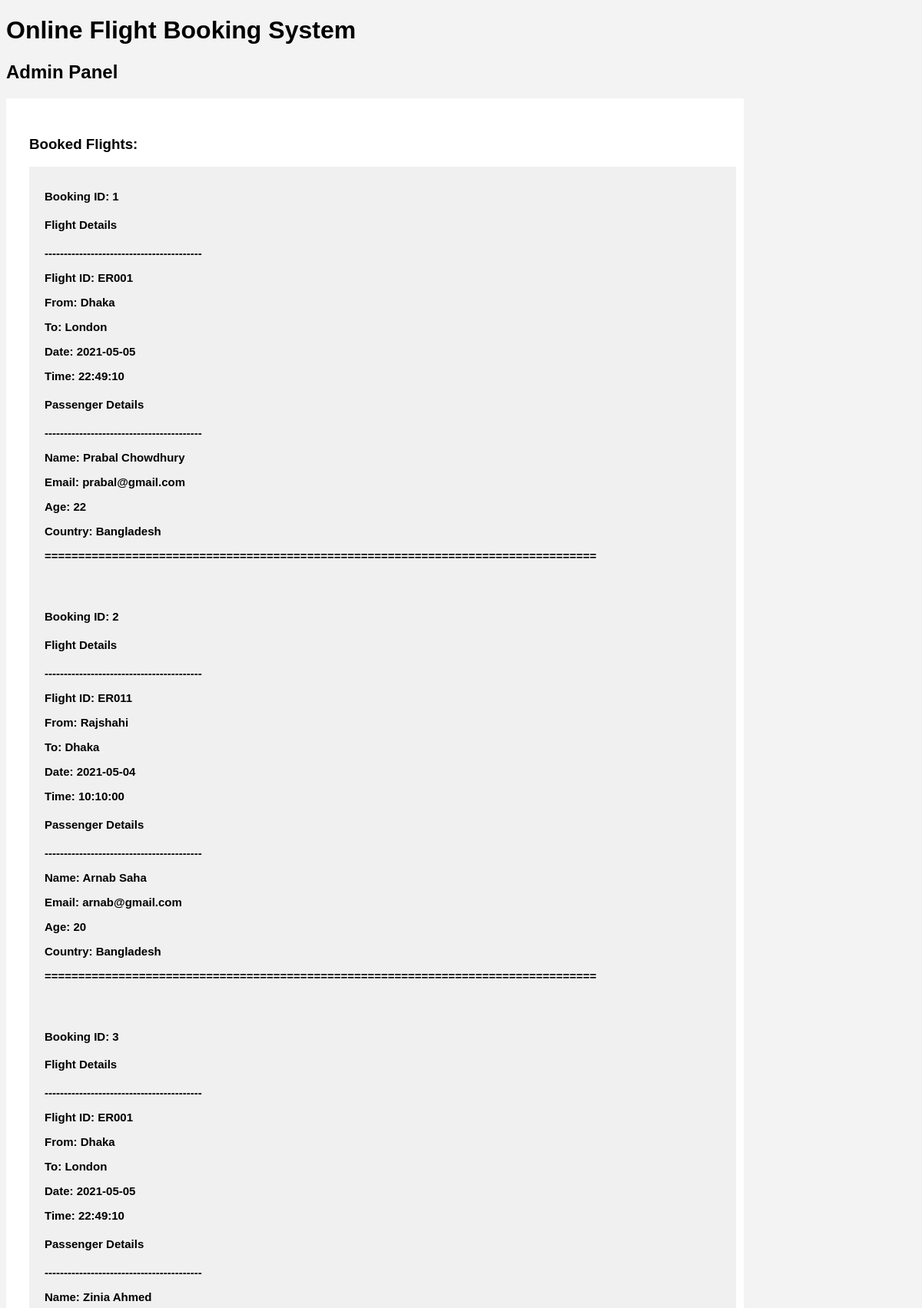
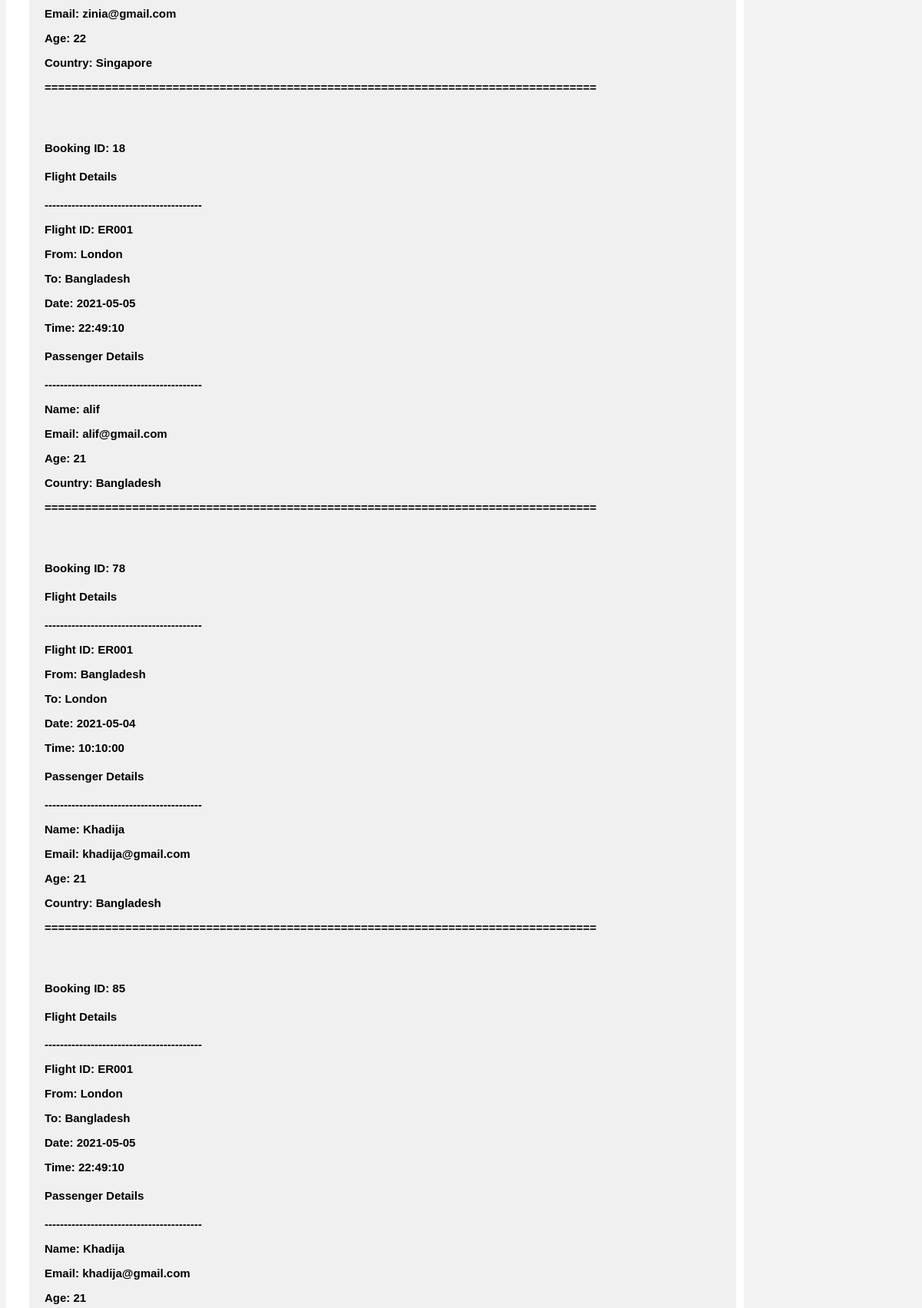
The page /admin/probal/admin.php (upper part) on the database its author committed (2 pictures, top to bottom).
### tables this page shows
CREATE TABLE `flight_table` (
  `flight_id` char(10) NOT NULL,
  `flight_name` varchar(20) NOT NULL,
  `flight_from` varchar(20) NOT NULL,
  `flight_time` time DEFAULT NULL,
  `flight_date` date DEFAULT NULL,
  `flight_to` varchar(30) NOT NULL,
  `booking_type` varchar(20) NOT NULL,
  `booking_id` int(6) NOT NULL,
  `passenger_name` varchar(30) NOT NULL,
  `passenger_email` varchar(30) NOT NULL,
  `passenger_age` int(11) NOT NULL,
  `passenger_country` varchar(20) NOT NULL
);

### admin/probal/admin.php (the view, shortened to what this page needs)
<?php
    include 'header.php';
?>
<h1>Online Flight Booking System</h1>
<h2>Admin Panel</h2>
<div class="article-container">
    <?php
            echo "<h3>Booked Flights:<h3>";
            $book = "booked";
            $sql1="SELECT * FROM flight_table WHERE booking_type LIKE '%$book%'";
            $result1 = mysqli_query($conn, $sql1);
            $queryResults1 = mysqli_num_rows($result1);
            if($queryResults1 > 0){
				while ($row = mysqli_fetch_assoc($result1)){
					echo "<div class='article-box'>
						<h4> Booking ID: ".$row['booking_id']."</h4>
						<h4> Flight Details </h4>
						<p>-----------------------------------------</p>
						<p> Flight ID: ".$row['flight_id']."</p>
						<p> From: ".$row['flight_from']."</p>
						<p> To: ".$row['flight_to']."</p>
						<p> Date: ".$row['flight_date']."</p>
						<p> Time: ".$row['flight_time']."</p>
						<h4> Passenger Details </h4>
						<p>-----------------------------------------</p>
						<p> Name: ".$row['passenger_name']."</p>
						<p> Email: ".$row['passenger_email']."</p>
						<p> Age: ".$row['passenger_age']."</p>
						<p> Country: ".$row['passenger_country']."</p>
						<p></p>
						<p></p>
						<p>==================================================================================</p>
						<br>
					</div>";
				}
			}
			else{
                echo "There is no booked flights!";
            }
    ?>
</div>

### admin/probal/header.php (shortened to what this page needs)
<!DOCTYPE html>
<html>
<head>
    <link rel="stylesheet" type="text/css" href="style.css">
</head>
<body>

### admin/probal/style.css (style rules this page uses)
body { background-color: #f3f3f3; font-family: arial; }
.article-container { width: 900px; background-color: #fff; padding: 30px; }
.article-box { width: 100%; background-color: rgb(240, 240, 240); padding: 10px 0px 0px 20px; font-size: 15px; }

### rows shown on the page
flight_table: booking_id "1", flight "ER001", flight_from "Dhaka", flight_to "London", flight_date "2021-05-05", flight_time "22:49:10", passenger_name "Prabal Chowdhury", passenger_email "prabal@gmail.com", passenger_age "22", passenger_country "Bangladesh"
flight_table: booking_id "2", flight "ER011", flight_from "Rajshahi", flight_to "Dhaka", flight_date "2021-05-04", flight_time "10:10:00", passenger_name "Arnab Saha", passenger_email "arnab@gmail.com", passenger_age "20", passenger_country "Bangladesh"
flight_table: booking_id "3", flight "ER001", flight_from "Dhaka", flight_to "London", flight_date "2021-05-05", flight_time "22:49:10", passenger_name "Zinia Ahmed", passenger_email "zinia@gmail.com", passenger_age "22", passenger_country "Singapore"
flight_table: booking_id "18", flight "ER001", flight_from "London", flight_to "Bangladesh", flight_date "2021-05-05", flight_time "22:49:10", passenger_name "alif", passenger_email "alif@gmail.com", passenger_age "21", passenger_country "Bangladesh"
flight_table: booking_id "78", flight "ER001", flight_from "Bangladesh", flight_to "London", flight_date "2021-05-04", flight_time "10:10:00", passenger_name "Khadija", passenger_email "khadija@gmail.com", passenger_age "21", passenger_country "Bangladesh"
flight_table: booking_id "85", flight "ER001", flight_from "London", flight_to "Bangladesh", flight_date "2021-05-05", flight_time "22:49:10", passenger_name "Khadija", passenger_email "khadija@gmail.com", passenger_age "21"
